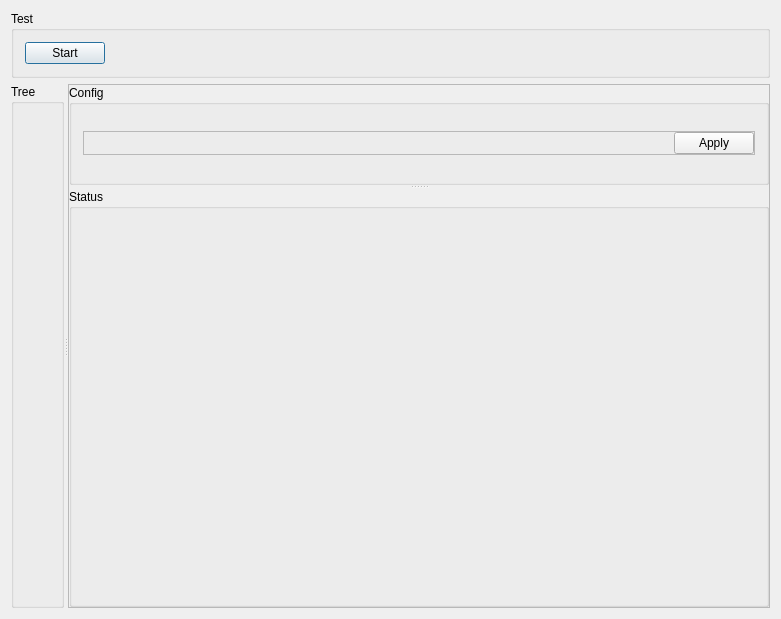
<?xml version="1.0" encoding="UTF-8"?>
<ui version="4.0">
 <class>QUaModbusClientWidgetTest</class>
 <widget class="QDialog" name="QUaModbusClientWidgetTest">
  <property name="geometry">
   <rect>
    <x>0</x>
    <y>0</y>
    <width>781</width>
    <height>619</height>
   </rect>
  </property>
  <property name="windowTitle">
   <string>QUaModbusClientWidgetTest</string>
  </property>
  <layout class="QVBoxLayout" name="verticalLayout_5">
   <item>
    <widget class="QGroupBox" name="groupBoxTest">
     <property name="sizePolicy">
      <sizepolicy hsizetype="Preferred" vsizetype="Fixed">
       <horstretch>0</horstretch>
       <verstretch>0</verstretch>
      </sizepolicy>
     </property>
     <property name="title">
      <string>Test</string>
     </property>
     <layout class="QHBoxLayout" name="horizontalLayout">
      <item>
       <widget class="QPushButton" name="pushButtonStart">
        <property name="text">
         <string>Start</string>
        </property>
       </widget>
      </item>
      <item>
       <spacer name="horizontalSpacer">
        <property name="orientation">
         <enum>Qt::Horizontal</enum>
        </property>
        <property name="sizeHint" stdset="0">
         <size>
          <width>40</width>
          <height>20</height>
         </size>
        </property>
       </spacer>
      </item>
     </layout>
    </widget>
   </item>
   <item>
    <widget class="QSplitter" name="splitter_2">
     <property name="orientation">
      <enum>Qt::Horizontal</enum>
     </property>
     <widget class="QGroupBox" name="groupBoxTree">
      <property name="title">
       <string>Tree</string>
      </property>
      <layout class="QVBoxLayout" name="verticalLayout_2">
       <item>
        <widget class="QUaModbusClientWidget" name="widgetModbus" native="true"/>
       </item>
      </layout>
     </widget>
     <widget class="QFrame" name="frameSide">
      <property name="frameShape">
       <enum>QFrame::StyledPanel</enum>
      </property>
      <property name="frameShadow">
       <enum>QFrame::Raised</enum>
      </property>
      <layout class="QVBoxLayout" name="verticalLayout_4">
       <property name="leftMargin">
        <number>0</number>
       </property>
       <property name="topMargin">
        <number>0</number>
       </property>
       <property name="rightMargin">
        <number>0</number>
       </property>
       <property name="bottomMargin">
        <number>0</number>
       </property>
       <item>
        <widget class="QSplitter" name="splitter">
         <property name="orientation">
          <enum>Qt::Vertical</enum>
         </property>
         <widget class="QGroupBox" name="groupBoxConfig">
          <property name="title">
           <string>Config</string>
          </property>
          <layout class="QVBoxLayout" name="verticalLayoutConfig">
           <item>
            <widget class="QFrame" name="frame">
             <property name="sizePolicy">
              <sizepolicy hsizetype="Expanding" vsizetype="Fixed">
               <horstretch>0</horstretch>
               <verstretch>0</verstretch>
              </sizepolicy>
             </property>
             <property name="frameShape">
              <enum>QFrame::StyledPanel</enum>
             </property>
             <property name="frameShadow">
              <enum>QFrame::Raised</enum>
             </property>
             <layout class="QHBoxLayout" name="horizontalLayout_2">
              <property name="leftMargin">
               <number>0</number>
              </property>
              <property name="topMargin">
               <number>0</number>
              </property>
              <property name="rightMargin">
               <number>0</number>
              </property>
              <property name="bottomMargin">
               <number>0</number>
              </property>
              <item>
               <spacer name="horizontalSpacer_2">
                <property name="orientation">
                 <enum>Qt::Horizontal</enum>
                </property>
                <property name="sizeHint" stdset="0">
                 <size>
                  <width>266</width>
                  <height>20</height>
                 </size>
                </property>
               </spacer>
              </item>
              <item>
               <widget class="QPushButton" name="pushButtonApply">
                <property name="text">
                 <string>Apply</string>
                </property>
               </widget>
              </item>
             </layout>
            </widget>
           </item>
          </layout>
         </widget>
         <widget class="QGroupBox" name="groupBoxStatus">
          <property name="title">
           <string>Status</string>
          </property>
          <layout class="QVBoxLayout" name="verticalLayout_3">
           <item>
            <spacer name="verticalSpacer">
             <property name="orientation">
              <enum>Qt::Vertical</enum>
             </property>
             <property name="sizeHint" stdset="0">
              <size>
               <width>20</width>
               <height>242</height>
              </size>
             </property>
            </spacer>
           </item>
          </layout>
         </widget>
        </widget>
       </item>
      </layout>
     </widget>
    </widget>
   </item>
  </layout>
 </widget>
 <layoutdefault spacing="6" margin="11"/>
 <customwidgets>
  <customwidget>
   <class>QUaModbusClientWidget</class>
   <extends>QWidget</extends>
   <header location="global">QUaModbusClientWidget</header>
   <container>1</container>
  </customwidget>
 </customwidgets>
 <resources/>
 <connections/>
</ui>
